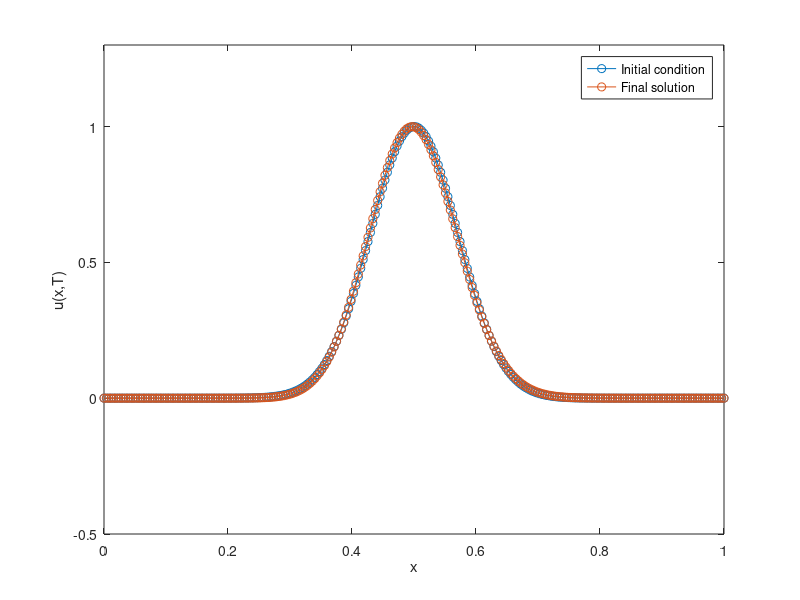

Write the MATLAB code that produced this figure. (Note: this script raises an error after producing the figure.)


points =[64,90,128,180,256,360,512,720];
count=1;
for i = 1:1

    % Problem parameters
    L = 1;           % Length domain
    Nx = points(5);        % Number of grid points
    Tfinal = 5.0;    % Final simulation time
    CFL = 0.8;       % Courant-Friedrichs-Lewy (must be <= 1 for stability)
    
    % Spatial discretications
    dx = L / Nx;
    x = linspace(0, L, Nx+1);
    
    % Initial conditions
    k=10;
    
    x0 = 0.5;
    u0 = exp(-k^2 * (x-x0).^2);
    
    % Time-step
    dt =  CFL * dx;
    
    % Number of time steps
    Nt = ceil(Tfinal / dt);
    
    % Leapfrog method
    u = u0;
    u_half = zeros(size(u));
    utp1 = zeros(size(u));
    
    % Calcular el paso en el tiempo inicial usando un paso de Euler
    for i = 2:Nx
        u_half(i) = u(i) -  CFL * (u(i) - u(i-1));
    end
    
    % Condiciones de contorno periódicas
    u_half(1) = u(1) -  CFL * (u(1) - u(Nx));
    u_half(Nx+1) = u_half(1);
    
    for n = 2:Nt
        % Calculate time step 
        for i = 2:Nx
            utp1(i) = u(i) - CFL * (u_half(i+1) - u_half(i-1));
        end
    
        % Boundary conditions
        utp1(1) = u(1) - CFL * (u_half(2) - u_half(Nx));
        utp1(Nx+1) = utp1(1);
    
        %update solution
        u = u_half;
        u_half = utp1;
        
    
    
        % Plot solution (optional)
%         plot(x, utp1, '-o');
%         axis([0 L -1 1]);
%         title(['Paso de tiempo: ' num2str(n) '/' num2str(Nt)]);
%         drawnow;
    end

end


figure;
plot(x, u0, '-o', x, utp1, '-o');
axis([0 L -0.5 1.3])
legend('Initial condition', 'Final solution');xlabel('x');
ylabel('u(x,T)');
ax = gca;
ax.FontSize = 15;  % Adjust the number to your preferred size

